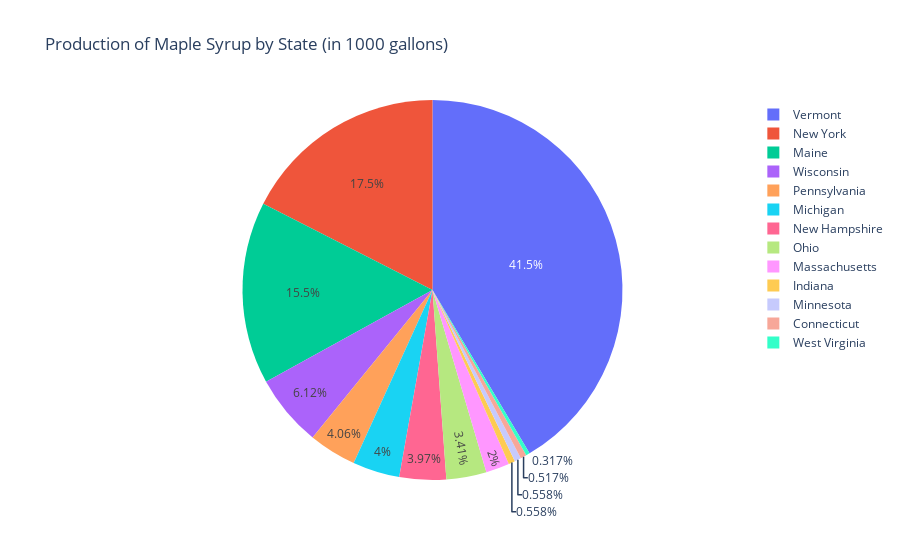

The code cell stored with this chart in its notebook:
### Markdown cell above
- **Connecticut:**
Connecticut's production saw a peak in 2013 with 20.0 units, followed by a relatively consistent range until 2018. The production might have been influenced by the state's diverse economic activities, including finance and manufacturing.

- **Indiana:**
Indiana's production remained fairly stable with 12.0 units in 2016, 14.0 units in 2017, and 18.0 units in 2018. This consistency might be due to the state's strong manufacturing sector and central location.

- **Maine:**
Maine experienced a fluctuating production trend. Notably, 2013 marked a significant increase with 560.0 units, followed by fluctuations.

- **Massachusetts:**
Massachusetts exhibited an increase in production over the years, with a notable rise in 2013 to 63.0 units, followed by relatively higher levels.

- **Michigan:**
Michigan's production displayed variability, with peaks in 2013 (148.0 units) and 2017 (150.0 units).

- **Minnesota:**
Minnesota's production remained relatively low and steady, with minor fluctuations. There's no significant upward or downward trend, possibly due to the state's diversified economy.

- **New Hampshire:**
New Hampshire's production showed an increase over the years, with a notable peak in 2017 (169.0 units). This might be attributed to its geographical proximity to economic hubs.

- **New York:**
New York's production demonstrated consistent growth over the years, with a remarkable surge in 2017 (760.0 units). This trend might be influenced by the state's diverse economy and access to global markets.

- **Ohio:**
Ohio's production displayed fluctuations, with a peak in 2013 (155.0 units) followed by variations in subsequent years. Economic shifts and global competition could contribute to this pattern.

- **Pennsylvania:**
Pennsylvania's production fluctuated, with 2017 being a peak year at 165.0 units. The state's diverse industries might lead to varying production levels.

- **Vermont:**
Vermont's production consistently increased, reaching a peak in 2019 at 2070.0 units, this is a remarkable and steady growth.

- **West Virginia:**
West Virginia's production remained consistently low across the years.

- **Wisconsin:**
Wisconsin's production demonstrated fluctuation, with a significant peak in 2019 (270.0 units).

The year **2019** seems to have marked a notable peak in maple syrup production across several states, including Vermont, New York, Wisconsin, and Pennsylvania. This convergence of peak production in various states could be attributed to favorable weather conditions, technological improvements, or shifts in industry practices that enhanced syrup yields. It might also reflect a collective response to increased consumer demand for maple products during that period. Further analysis would be needed to pinpoint the exact drivers behind this synchronous peak across multiple states.

### Code cell
# Group data by State to calculate the mean production
by_production = maple_syrup_data.groupby('State')['Production'].mean().reset_index()

# Create a pie chart using Plotly Express to visualize production by state
fig = px.pie(
             by_production, 
             values = 'Production', 
             names = 'State', 
             title = 'Production of Maple Syrup by State (in 1000 gallons)'
            )
fig.show()

# Calculate production percentages for each state
production_percentages = round((by_production['Production'] / by_production['Production'].sum()) * 100, 2)

# Create a DataFrame to store state percentages
state_percentages = pd.DataFrame({'State': by_production['State'] })

# Add the calculated production percentages to the DataFrame
state_percentages['Production %'] = production_percentages
state_percentages

### Figure 1 — Plotly figure (JSON) as saved in the notebook; plotly's stock layout.template omitted (floating-point values rounded to 4 significant figures)
{"data": [{"domain": {"x": [0, 1], "y": [0, 1]}, "hovertemplate": "State=%{label}<br>Production=%{value}<extra></extra>", "labels": ["Connecticut", "Indiana", "Maine", "Massachusetts", "Michigan", "Minnesota", "New Hampshire", "New York", "Ohio", "Pennsylvania", "Vermont", "West Virginia", "Wisconsin"], "legendgroup": "", "name": "", "showlegend": true, "type": "pie", "values": [13.58, 14.67, 407.5, 52.63, 105.2, 14.67, 104.3, 459.6, 89.63, 106.7, 1089.0, 8.333, 160.8]}], "layout": {"legend": {"tracegroupgap": 0}, "title": {"text": "Production of Maple Syrup by State (in 1000 gallons)"}}}
